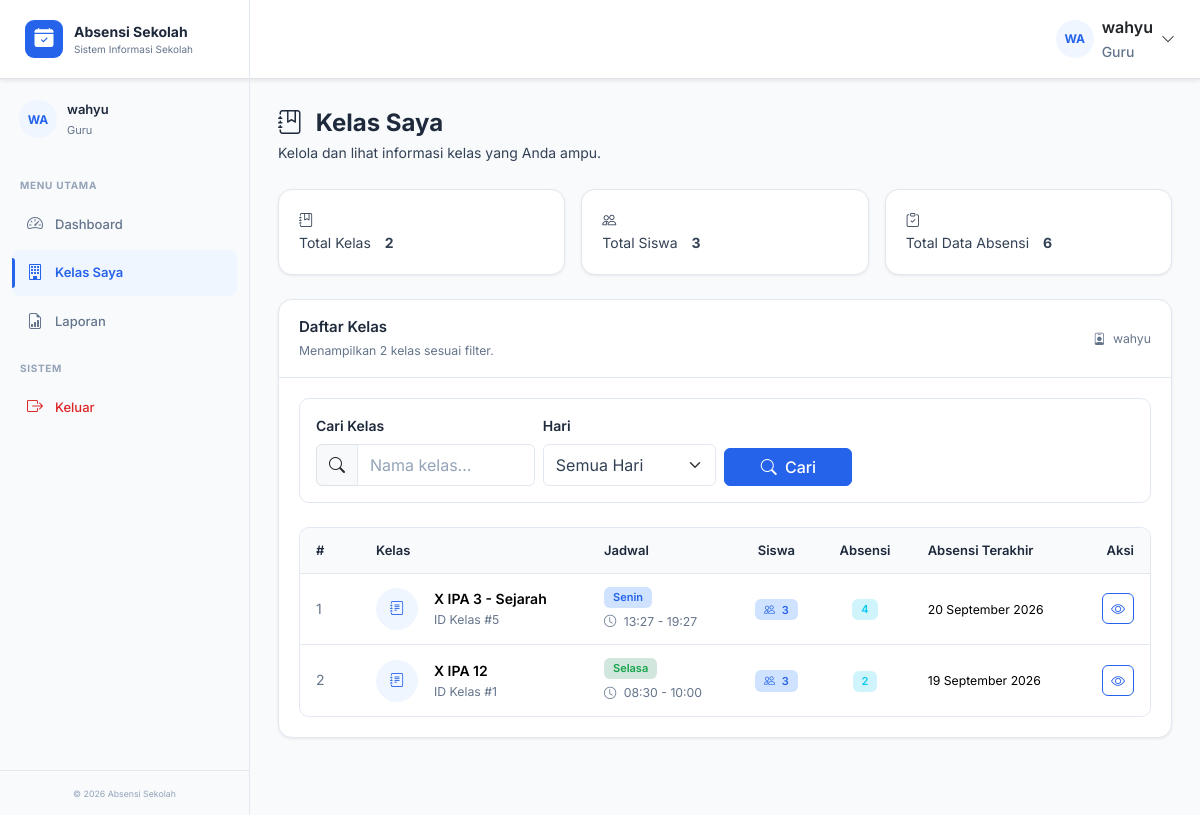
Page /guru/kelas.php?error=invalid_id (signed in) on the committed database.
### tables this page shows
CREATE TABLE `guru` (
  `id` int(10) UNSIGNED NOT NULL,
  `user_id` int(10) UNSIGNED NOT NULL,
  `nip` varchar(30) NOT NULL,
  `nama` varchar(100) NOT NULL,
  `email` varchar(100) DEFAULT NULL,
  `no_hp` varchar(20) DEFAULT NULL,
  `created_at` timestamp NOT NULL DEFAULT current_timestamp()
);

CREATE TABLE `kelas` (
  `id` int(10) UNSIGNED NOT NULL,
  `nama_kelas` varchar(100) NOT NULL,
  `guru_id` int(10) UNSIGNED NOT NULL,
  `hari` enum('Senin','Selasa','Rabu','Kamis','Jumat','Sabtu') NOT NULL,
  `jam_mulai` time NOT NULL,
  `jam_selesai` time NOT NULL,
  `created_at` timestamp NOT NULL DEFAULT current_timestamp()
);

### guru/kelas.php (the view, shortened to what the rows shown need)
<?php
require_once __DIR__ . '/../config/database.php';
function guru_kelas_escape(?string $value): string
{
    return htmlspecialchars((string) $value, ENT_QUOTES, 'UTF-8');
}
function guru_kelas_hari_badge(string $hari): string
{
    $classes = [
        'Senin'  => 'bg-primary-subtle text-primary',
        'Selasa' => 'bg-success-subtle text-success',
        'Rabu'   => 'bg-info-subtle text-info',
        'Kamis'  => 'bg-warning-subtle text-warning',
        'Jumat'  => 'bg-danger-subtle text-danger',
        'Sabtu'  => 'bg-secondary-subtle text-secondary',
    ];
    $class = $classes[$hari] ?? 'bg-secondary-subtle text-secondary';
    return '<span class="badge ' . $class . '">' .
        guru_kelas_escape($hari) .
        '</span>';
}
function guru_kelas_format_jam(?string $time): string
{
    return date('H:i', strtotime($time));
}
function guru_kelas_format_tanggal(?string $date): string
{
    $bulan = [
        1 => 'Januari',
        2 => 'Februari',
        3 => 'Maret',
        4 => 'April',
        5 => 'Mei',
        6 => 'Juni',
        7 => 'Juli',
        8 => 'Agustus',
        9 => 'September',
        10 => 'Oktober',
        11 => 'November',
        12 => 'Desember',
    ];
    $timestamp = strtotime($date);
    return date('d', $timestamp) . ' ' .
        $bulan[(int) date('n', $timestamp)] . ' ' .
        date('Y', $timestamp);
}
$guru_id = current_user_id();
$stmt = $pdo->prepare("
    SELECT
        g.id,
        g.user_id,
        g.nip,
        g.nama,
        g.email,
        g.no_hp
    FROM guru g
    WHERE g.user_id = :user_id
    LIMIT 1
");
$stmt->execute([
    ':user_id' => $guru_id,
]);
$guru = $stmt->fetch();
$guru_id = (int) $guru['id'];
$search = trim((string) ($_GET['search'] ?? ''));
$hari = trim((string) ($_GET['hari'] ?? ''));
$allowed_days = [
    'Senin',
    'Selasa',
    'Rabu',
    'Kamis',
    'Jumat',
    'Sabtu',
];
if (!in_array($hari, $allowed_days, true)) {
    $hari = '';
}
$page = filter_var(
    $_GET['page'] ?? 1,
    FILTER_VALIDATE_INT,
    [
        'options' => [
            'default' => 1,
            'min_range' => 1,
        ],
    ]
);
$per_page = 10;
$offset = ($page - 1) * $per_page;
$where = [
    'k.guru_id = :guru_id',
];
$params = [
    ':guru_id' => $guru_id,
];
$where_sql = implode(' AND ', $where);
$sql = "
    SELECT
        k.id,
        k.nama_kelas,
        k.hari,
        k.jam_mulai,
        k.jam_selesai,
        COUNT(DISTINCT ks.siswa_id) AS jumlah_siswa,
        COUNT(DISTINCT a.id) AS jumlah_absensi,
        MAX(a.tanggal) AS absensi_terakhir
    FROM kelas k
    LEFT JOIN kelas_siswa ks
        ON ks.kelas_id = k.id
    LEFT JOIN absensi a
        ON a.kelas_id = k.id
    WHERE {$where_sql}
    GROUP BY
        k.id,
        k.nama_kelas,
        k.hari,
        k.jam_mulai,
        k.jam_selesai
    ORDER BY
        FIELD(
            k.hari,
            'Senin',
            'Selasa',
            'Rabu',
            'Kamis',
            'Jumat',
            'Sabtu'
        ),
        k.jam_mulai ASC,
        k.nama_kelas ASC
    LIMIT :limit OFFSET :offset
";
$stmt = $pdo->prepare($sql);
foreach ($params as $key => $value) {
    $stmt->bindValue($key, $value, PDO::PARAM_STR);
}
$stmt->bindValue(':limit', $per_page, PDO::PARAM_INT);
$stmt->bindValue(':offset', $offset, PDO::PARAM_INT);
$stmt->execute();
$kelas_list = $stmt->fetchAll();
require_once __DIR__ . '/../includes/header.php';
require_once __DIR__ . '/../includes/sidebar.php';
?>
<main class="main-content">
    <div class="dashboard-page">
        <div class="page-header mb-4">
            <div>
                <h1 class="page-title">
                    <i class="bi bi-journal-bookmark me-2"></i>
                    Kelas Saya
                </h1>
            </div>
        </div>
        <div class="dashboard-card">
            <div class="dashboard-card-header">
                <div>
                    <h2 class="dashboard-card-title mb-1">
                        Daftar Kelas
                    </h2>
                    <p class="text-muted small mb-0">
                    </p>
                </div>
                <div class="text-muted small">
                    <i class="bi bi-person-badge me-1"></i>
                    <?= guru_kelas_escape($guru['nama']) ?>
                </div>
            </div>
            <div class="dashboard-card-body">
                <?php if (empty($kelas_list)): ?>
                    <div class="empty-state py-5">
                        <div class="empty-state-icon">
                            <i class="bi bi-journal-x"></i>
                        </div>
                        <?php if ($search !== '' || $hari !== ''): ?>
                            <h3 class="empty-state-title">
                                Kelas Tidak Ditemukan
                            </h3>
                            <p class="empty-state-text">
                                Tidak ada kelas yang sesuai dengan filter yang
                                dipilih.
                            </p>
                            <a
                                href="<?= guru_kelas_escape($base_url) ?>/guru/kelas.php"
                                class="btn btn-outline-primary"
                            >
                                <i class="bi bi-arrow-counterclockwise me-1"></i>
                                Reset Filter
                            </a>
                        <?php else: ?>
                            <h3 class="empty-state-title">
                                Belum Ada Kelas
                            </h3>
                            <p class="empty-state-text">
                                Saat ini belum ada kelas yang ditugaskan kepada
                                Anda.
                            </p>
                        <?php endif; ?>
                    </div>
                <?php else: ?>
                    <div class="table-responsive-custom">
                        <table class="table align-middle mb-0">
                            <thead>
                                <tr>
                                    <th style="width: 60px;">#</th>
                                    <th>Kelas</th>
                                    <th>Jadwal</th>
                                    <th class="text-center">Siswa</th>
                                    <th class="text-center">Absensi</th>
                                    <th>Absensi Terakhir</th>
                                    <th class="text-end">Aksi</th>
                                </tr>
                            </thead>
                            <tbody>
                                <?php foreach ($kelas_list as $index => $kelas): ?>
                                    <?php
                                    $nomor = $offset + $index + 1;
                                    $detail_url =
                                        $base_url .
                                        '/guru/detail_kelas.php?id=' .
                                        (int) $kelas['id'];
                                    ?>
                                    <tr
                                        data-search-row
                                        data-status="<?= guru_kelas_escape($kelas['hari']) ?>"
                                    >
                                        <td class="text-muted">
                                            <?= $nomor ?>
                                        </td>
                                        <td>
                                            <div class="d-flex align-items-center gap-3">
                                                <div class="avatar avatar-primary">
                                                    <i class="bi bi-journal-text"></i>
                                                </div>
                                                <div>
                                                    <div class="fw-semibold">
                                                        <?= guru_kelas_escape($kelas['nama_kelas']) ?>
                                                    </div>
                                                    <div class="small text-muted">
                                                        ID Kelas #<?= (int) $kelas['id'] ?>
                                                    </div>
                                                </div>
                                            </div>
                                        </td>
                                        <td>
                                            <div class="d-flex align-items-center gap-2 mb-1">
                                                <?= guru_kelas_hari_badge((string) $kelas['hari']) ?>
                                            </div>
                                            <div class="small text-muted">
                                                <i class="bi bi-clock me-1"></i>
                                                <?= guru_kelas_format_jam($kelas['jam_mulai']) ?>
                                                -
                                                <?= guru_kelas_format_jam($kelas['jam_selesai']) ?>
                                            </div>
                                        </td>
                                        <td class="text-center">
                                            <span class="badge bg-primary-subtle text-primary">
                                                <i class="bi bi-people me-1"></i>
                                                <?= number_format((int) $kelas['jumlah_siswa']) ?>
                                            </span>
                                        </td>
                                        <td class="text-center">
                                            <span class="badge bg-info-subtle text-info">
                                                <?= number_format((int) $kelas['jumlah_absensi']) ?>
                                            </span>
                                        </td>
                                        <td>
                                            <?php if (!empty($kelas['absensi_terakhir'])): ?>
                                                <span class="small">
                                                    <?= guru_kelas_format_tanggal($kelas['absensi_terakhir']) ?>
                                                </span>
                                            <?php else: ?>
                                                <span class="text-muted small">
                                                    Belum ada
                                                </span>
                                            <?php endif; ?>
                                        </td>
                                        <td class="text-end">
                                            <div class="btn-group" role="group">
                                                <a
                                                    href="<?= guru_kelas_escape($detail_url) ?>"
                                                    class="btn btn-sm btn-outline-primary"
                                                    title="Lihat detail kelas"
                                                >
                                                    <i class="bi bi-eye"></i>
                                                </a>
                                            </div>
                                        </td>
                                    </tr>
                                <?php endforeach; ?>
                            </tbody>
                        </table>
                    </div>
                <?php endif; ?>
            </div>
        </div>
    </div>
</main>
<?php
require_once __DIR__ . '/../includes/footer.php';
?>

### rows in the picture
guru: nama "wahyu"
kelas: nomor "1", nama_kelas "X IPA 3 - Sejarah", id "5", hari "Senin", jam_mulai "13:27", jam_selesai "19:27", jumlah_siswa "3", jumlah_absensi "4", absensi_terakhir "20 September 2026"
kelas: nomor "2", nama_kelas "X IPA 12", id "1", hari "Selasa", jam_mulai "08:30", jam_selesai "10:00", jumlah_siswa "3", jumlah_absensi "2", absensi_terakhir "19 September 2026"

### other values in the picture
$user_initials "WA"
$user_name "wahyu"
$role_label "Guru"
$initials "WA"
$total_kelas "2"
$total_siswa "3"
$total_absensi "6"
$total_filtered "2"
